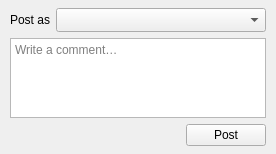
            <widget class="QFrame" name="composerFrame">
             <property name="sizePolicy">
              <sizepolicy hsizetype="Preferred" vsizetype="Maximum">
               <horstretch>0</horstretch>
               <verstretch>0</verstretch>
              </sizepolicy>
             </property>
             <layout class="QVBoxLayout" name="composerLayout">
              <property name="spacing">
               <number>6</number>
              </property>
              <property name="leftMargin">
               <number>10</number>
              </property>
              <property name="topMargin">
               <number>8</number>
              </property>
              <property name="rightMargin">
               <number>10</number>
              </property>
              <property name="bottomMargin">
               <number>8</number>
              </property>
              <item>
               <layout class="QHBoxLayout" name="postAsLayout">
                <item>
                 <widget class="QLabel" name="postAsLabel">
                  <property name="text">
                   <string>Post as</string>
                  </property>
                  <property name="buddy">
                   <cstring>commentIdChooser</cstring>
                  </property>
                 </widget>
                </item>
                <item>
                 <widget class="GxsIdChooser" name="commentIdChooser">
                  <property name="sizeAdjustPolicy">
                   <enum>QComboBox::AdjustToMinimumContentsLengthWithIcon</enum>
                  </property>
                  <property name="minimumContentsLength">
                   <number>8</number>
                  </property>
                  <property name="sizePolicy">
                   <sizepolicy hsizetype="Expanding" vsizetype="Fixed">
                    <horstretch>1</horstretch>
                    <verstretch>0</verstretch>
                   </sizepolicy>
                  </property>
                 </widget>
                </item>
               </layout>
              </item>
              <item>
               <widget class="QPlainTextEdit" name="commentEdit">
                <property name="minimumSize">
                 <size>
                  <width>0</width>
                  <height>60</height>
                 </size>
                </property>
                <property name="maximumSize">
                 <size>
                  <width>16777215</width>
                  <height>80</height>
                 </size>
                </property>
                <property name="placeholderText">
                 <string>Write a comment…</string>
                </property>
               </widget>
              </item>
              <item>
               <layout class="QHBoxLayout" name="postButtonLayout">
                <item>
                 <spacer name="postButtonSpacer">
                  <property name="orientation">
                   <enum>Qt::Horizontal</enum>
                  </property>
                  <property name="sizeHint" stdset="0">
                   <size>
                    <width>10</width>
                    <height>10</height>
                   </size>
                  </property>
                 </spacer>
                </item>
                <item>
                 <widget class="QPushButton" name="postCommentButton">
                  <property name="text">
                   <string>Post</string>
                  </property>
                  <property name="primary" stdset="0">
                   <bool>true</bool>
                  </property>
                 </widget>
                </item>
               </layout>
              </item>
             </layout>
            </widget>
